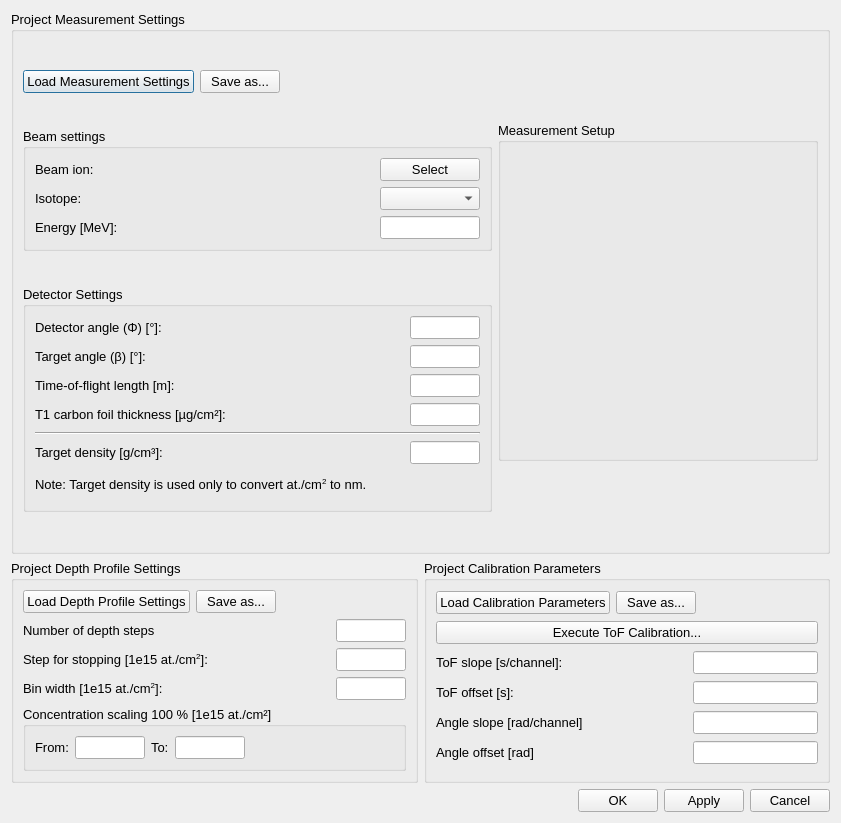
<?xml version="1.0" encoding="UTF-8"?>
<ui version="4.0">
 <class>Dialog</class>
 <widget class="QDialog" name="Dialog">
  <property name="geometry">
   <rect>
    <x>0</x>
    <y>0</y>
    <width>841</width>
    <height>823</height>
   </rect>
  </property>
  <property name="sizePolicy">
   <sizepolicy hsizetype="Fixed" vsizetype="Fixed">
    <horstretch>0</horstretch>
    <verstretch>0</verstretch>
   </sizepolicy>
  </property>
  <property name="font">
   <font>
    <pointsize>10</pointsize>
   </font>
  </property>
  <property name="windowTitle">
   <string>Define Project Settings</string>
  </property>
  <property name="sizeGripEnabled">
   <bool>false</bool>
  </property>
  <layout class="QVBoxLayout" name="verticalLayout_7">
   <item>
    <layout class="QVBoxLayout" name="verticalLayout_5">
     <property name="sizeConstraint">
      <enum>QLayout::SetNoConstraint</enum>
     </property>
     <item>
      <widget class="QGroupBox" name="groupBox_4">
       <property name="sizePolicy">
        <sizepolicy hsizetype="Preferred" vsizetype="Expanding">
         <horstretch>0</horstretch>
         <verstretch>0</verstretch>
        </sizepolicy>
       </property>
       <property name="title">
        <string>Project Measurement Settings</string>
       </property>
       <layout class="QHBoxLayout" name="horizontalLayout">
        <item>
         <layout class="QVBoxLayout" name="verticalLayout">
          <item>
           <layout class="QHBoxLayout" name="horizontalLayout_19">
            <item>
             <widget class="QPushButton" name="loadButton">
              <property name="sizePolicy">
               <sizepolicy hsizetype="Preferred" vsizetype="Fixed">
                <horstretch>0</horstretch>
                <verstretch>0</verstretch>
               </sizepolicy>
              </property>
              <property name="text">
               <string>Load Measurement Settings</string>
              </property>
             </widget>
            </item>
            <item>
             <widget class="QPushButton" name="saveButton">
              <property name="text">
               <string>Save as...</string>
              </property>
             </widget>
            </item>
            <item>
             <spacer name="horizontalSpacer_19">
              <property name="orientation">
               <enum>Qt::Horizontal</enum>
              </property>
              <property name="sizeHint" stdset="0">
               <size>
                <width>40</width>
                <height>20</height>
               </size>
              </property>
             </spacer>
            </item>
           </layout>
          </item>
          <item>
           <widget class="QGroupBox" name="groupBox_3">
            <property name="sizePolicy">
             <sizepolicy hsizetype="Expanding" vsizetype="Fixed">
              <horstretch>0</horstretch>
              <verstretch>0</verstretch>
             </sizepolicy>
            </property>
            <property name="title">
             <string>Beam settings</string>
            </property>
            <layout class="QVBoxLayout" name="verticalLayout_6">
             <item>
              <layout class="QHBoxLayout" name="horizontalLayout_25">
               <item>
                <widget class="QLabel" name="beamLabel_3">
                 <property name="text">
                  <string>Beam ion:</string>
                 </property>
                </widget>
               </item>
               <item>
                <spacer name="horizontalSpacer_25">
                 <property name="orientation">
                  <enum>Qt::Horizontal</enum>
                 </property>
                 <property name="sizeHint" stdset="0">
                  <size>
                   <width>40</width>
                   <height>20</height>
                  </size>
                 </property>
                </spacer>
               </item>
               <item>
                <widget class="QPushButton" name="elementButton">
                 <property name="minimumSize">
                  <size>
                   <width>100</width>
                   <height>0</height>
                  </size>
                 </property>
                 <property name="maximumSize">
                  <size>
                   <width>100</width>
                   <height>16777215</height>
                  </size>
                 </property>
                 <property name="text">
                  <string>Select</string>
                 </property>
                </widget>
               </item>
              </layout>
             </item>
             <item>
              <layout class="QHBoxLayout" name="horizontalLayout_26">
               <item>
                <widget class="QLabel" name="isotopeLabel">
                 <property name="enabled">
                  <bool>true</bool>
                 </property>
                 <property name="text">
                  <string>Isotope:</string>
                 </property>
                </widget>
               </item>
               <item>
                <spacer name="horizontalSpacer_26">
                 <property name="orientation">
                  <enum>Qt::Horizontal</enum>
                 </property>
                 <property name="sizeHint" stdset="0">
                  <size>
                   <width>40</width>
                   <height>20</height>
                  </size>
                 </property>
                </spacer>
               </item>
               <item>
                <widget class="QComboBox" name="isotopeComboBox">
                 <property name="enabled">
                  <bool>true</bool>
                 </property>
                 <property name="minimumSize">
                  <size>
                   <width>100</width>
                   <height>0</height>
                  </size>
                 </property>
                 <property name="maximumSize">
                  <size>
                   <width>100</width>
                   <height>16777215</height>
                  </size>
                 </property>
                </widget>
               </item>
              </layout>
             </item>
             <item>
              <layout class="QHBoxLayout" name="horizontalLayout_27">
               <item>
                <widget class="QLabel" name="label_20">
                 <property name="text">
                  <string>Energy [MeV]:</string>
                 </property>
                </widget>
               </item>
               <item>
                <spacer name="horizontalSpacer_27">
                 <property name="orientation">
                  <enum>Qt::Horizontal</enum>
                 </property>
                 <property name="sizeHint" stdset="0">
                  <size>
                   <width>40</width>
                   <height>20</height>
                  </size>
                 </property>
                </spacer>
               </item>
               <item>
                <widget class="QLineEdit" name="energyLineEdit">
                 <property name="minimumSize">
                  <size>
                   <width>0</width>
                   <height>0</height>
                  </size>
                 </property>
                 <property name="maximumSize">
                  <size>
                   <width>100</width>
                   <height>16777215</height>
                  </size>
                 </property>
                </widget>
               </item>
              </layout>
             </item>
            </layout>
           </widget>
          </item>
          <item>
           <widget class="QGroupBox" name="groupBox_2">
            <property name="sizePolicy">
             <sizepolicy hsizetype="Expanding" vsizetype="Fixed">
              <horstretch>0</horstretch>
              <verstretch>0</verstretch>
             </sizepolicy>
            </property>
            <property name="title">
             <string>Detector Settings</string>
            </property>
            <layout class="QGridLayout" name="gridLayout_3">
             <item row="8" column="0">
              <layout class="QHBoxLayout" name="horizontalLayout_20">
               <item>
                <widget class="QLabel" name="label_15">
                 <property name="text">
                  <string>Target density [g/cm³]:</string>
                 </property>
                </widget>
               </item>
               <item>
                <spacer name="horizontalSpacer_20">
                 <property name="orientation">
                  <enum>Qt::Horizontal</enum>
                 </property>
                 <property name="sizeHint" stdset="0">
                  <size>
                   <width>40</width>
                   <height>20</height>
                  </size>
                 </property>
                </spacer>
               </item>
               <item>
                <widget class="QLineEdit" name="targetDensityLineEdit">
                 <property name="minimumSize">
                  <size>
                   <width>70</width>
                   <height>0</height>
                  </size>
                 </property>
                 <property name="maximumSize">
                  <size>
                   <width>50</width>
                   <height>16777215</height>
                  </size>
                 </property>
                </widget>
               </item>
              </layout>
             </item>
             <item row="4" column="0">
              <layout class="QHBoxLayout" name="horizontalLayout_21">
               <item>
                <widget class="QLabel" name="label_16">
                 <property name="text">
                  <string>Target angle (β) [°]:</string>
                 </property>
                </widget>
               </item>
               <item>
                <spacer name="horizontalSpacer_21">
                 <property name="orientation">
                  <enum>Qt::Horizontal</enum>
                 </property>
                 <property name="sizeHint" stdset="0">
                  <size>
                   <width>40</width>
                   <height>20</height>
                  </size>
                 </property>
                </spacer>
               </item>
               <item>
                <widget class="QLineEdit" name="targetAngleLineEdit">
                 <property name="minimumSize">
                  <size>
                   <width>70</width>
                   <height>0</height>
                  </size>
                 </property>
                 <property name="maximumSize">
                  <size>
                   <width>50</width>
                   <height>16777215</height>
                  </size>
                 </property>
                </widget>
               </item>
              </layout>
             </item>
             <item row="3" column="0">
              <layout class="QHBoxLayout" name="horizontalLayout_22">
               <item>
                <widget class="QLabel" name="label_17">
                 <property name="text">
                  <string>Detector angle (Φ) [°]:</string>
                 </property>
                </widget>
               </item>
               <item>
                <spacer name="horizontalSpacer_22">
                 <property name="orientation">
                  <enum>Qt::Horizontal</enum>
                 </property>
                 <property name="sizeHint" stdset="0">
                  <size>
                   <width>40</width>
                   <height>20</height>
                  </size>
                 </property>
                </spacer>
               </item>
               <item>
                <widget class="QLineEdit" name="detectorAngleLineEdit">
                 <property name="minimumSize">
                  <size>
                   <width>70</width>
                   <height>0</height>
                  </size>
                 </property>
                 <property name="maximumSize">
                  <size>
                   <width>50</width>
                   <height>16777215</height>
                  </size>
                 </property>
                </widget>
               </item>
              </layout>
             </item>
             <item row="5" column="0">
              <layout class="QHBoxLayout" name="horizontalLayout_23">
               <item>
                <widget class="QLabel" name="label_18">
                 <property name="text">
                  <string>Time-of-flight length [m]:</string>
                 </property>
                </widget>
               </item>
               <item>
                <spacer name="horizontalSpacer_23">
                 <property name="orientation">
                  <enum>Qt::Horizontal</enum>
                 </property>
                 <property name="sizeHint" stdset="0">
                  <size>
                   <width>40</width>
                   <height>20</height>
                  </size>
                 </property>
                </spacer>
               </item>
               <item>
                <widget class="QLineEdit" name="TOFLengthLineEdit">
                 <property name="minimumSize">
                  <size>
                   <width>70</width>
                   <height>0</height>
                  </size>
                 </property>
                 <property name="maximumSize">
                  <size>
                   <width>50</width>
                   <height>16777215</height>
                  </size>
                 </property>
                </widget>
               </item>
              </layout>
             </item>
             <item row="6" column="0">
              <layout class="QHBoxLayout" name="horizontalLayout_24">
               <item>
                <widget class="QLabel" name="label_19">
                 <property name="text">
                  <string>T1 carbon foil thickness [µg/cm²]:</string>
                 </property>
                </widget>
               </item>
               <item>
                <spacer name="horizontalSpacer_24">
                 <property name="orientation">
                  <enum>Qt::Horizontal</enum>
                 </property>
                 <property name="sizeHint" stdset="0">
                  <size>
                   <width>40</width>
                   <height>20</height>
                  </size>
                 </property>
                </spacer>
               </item>
               <item>
                <widget class="QLineEdit" name="carbonFoilThicknessLineEdit">
                 <property name="minimumSize">
                  <size>
                   <width>70</width>
                   <height>0</height>
                  </size>
                 </property>
                 <property name="maximumSize">
                  <size>
                   <width>50</width>
                   <height>16777215</height>
                  </size>
                 </property>
                </widget>
               </item>
              </layout>
             </item>
             <item row="7" column="0">
              <widget class="Line" name="line">
               <property name="orientation">
                <enum>Qt::Horizontal</enum>
               </property>
              </widget>
             </item>
             <item row="9" column="0">
              <widget class="QLabel" name="label">
               <property name="text">
                <string>&lt;html&gt;&lt;head/&gt;&lt;body&gt;&lt;p&gt;Note: Target density is used only to convert at./cm&lt;span style=&quot; vertical-align:super;&quot;&gt;2&lt;/span&gt; to nm.&lt;/p&gt;&lt;/body&gt;&lt;/html&gt;</string>
               </property>
               <property name="wordWrap">
                <bool>true</bool>
               </property>
              </widget>
             </item>
            </layout>
           </widget>
          </item>
         </layout>
        </item>
        <item>
         <layout class="QVBoxLayout" name="verticalLayout_2">
          <item>
           <widget class="QGroupBox" name="groupBox">
            <property name="minimumSize">
             <size>
              <width>320</width>
              <height>339</height>
             </size>
            </property>
            <property name="maximumSize">
             <size>
              <width>320</width>
              <height>339</height>
             </size>
            </property>
            <property name="title">
             <string>Measurement Setup</string>
            </property>
            <layout class="QVBoxLayout" name="verticalLayout_3">
             <item>
              <widget class="QLabel" name="picture">
               <property name="text">
                <string/>
               </property>
              </widget>
             </item>
            </layout>
           </widget>
          </item>
         </layout>
        </item>
       </layout>
      </widget>
     </item>
     <item>
      <layout class="QHBoxLayout" name="horizontalLayout_2">
       <item>
        <widget class="QGroupBox" name="groupBox_6">
         <property name="title">
          <string>Project Depth Profile Settings</string>
         </property>
         <layout class="QGridLayout" name="gridLayout">
          <item row="0" column="0">
           <layout class="QHBoxLayout" name="horizontalLayout_30">
            <item>
             <widget class="QPushButton" name="loadDepthProfileSettingsButton">
              <property name="sizePolicy">
               <sizepolicy hsizetype="Preferred" vsizetype="Fixed">
                <horstretch>0</horstretch>
                <verstretch>0</verstretch>
               </sizepolicy>
              </property>
              <property name="text">
               <string>Load Depth Profile Settings</string>
              </property>
             </widget>
            </item>
            <item>
             <widget class="QPushButton" name="saveDepthProfileSettingsButton">
              <property name="text">
               <string>Save as...</string>
              </property>
             </widget>
            </item>
            <item>
             <spacer name="horizontalSpacer_30">
              <property name="orientation">
               <enum>Qt::Horizontal</enum>
              </property>
              <property name="sizeHint" stdset="0">
               <size>
                <width>40</width>
                <height>20</height>
               </size>
              </property>
             </spacer>
            </item>
           </layout>
          </item>
          <item row="7" column="0">
           <layout class="QHBoxLayout" name="horizontalLayout_31">
            <item>
             <widget class="QLabel" name="label_22">
              <property name="text">
               <string>&lt;html&gt;&lt;head/&gt;&lt;body&gt;&lt;p&gt;Bin width [1e15 at./cm&lt;span style=&quot; vertical-align:super;&quot;&gt;2&lt;/span&gt;]:&lt;/p&gt;&lt;/body&gt;&lt;/html&gt;</string>
              </property>
             </widget>
            </item>
            <item>
             <spacer name="horizontalSpacer_31">
              <property name="orientation">
               <enum>Qt::Horizontal</enum>
              </property>
              <property name="sizeHint" stdset="0">
               <size>
                <width>40</width>
                <height>20</height>
               </size>
              </property>
             </spacer>
            </item>
            <item>
             <widget class="QLineEdit" name="depthStepForOutputLineEdit">
              <property name="minimumSize">
               <size>
                <width>70</width>
                <height>0</height>
               </size>
              </property>
              <property name="maximumSize">
               <size>
                <width>70</width>
                <height>16777215</height>
               </size>
              </property>
             </widget>
            </item>
           </layout>
          </item>
          <item row="6" column="0">
           <layout class="QHBoxLayout" name="horizontalLayout_28">
            <item>
             <widget class="QLabel" name="label_21">
              <property name="text">
               <string>&lt;html&gt;&lt;head/&gt;&lt;body&gt;&lt;p&gt;Step for stopping [1e15 at./cm&lt;span style=&quot; vertical-align:super;&quot;&gt;2&lt;/span&gt;]:&lt;/p&gt;&lt;/body&gt;&lt;/html&gt;</string>
              </property>
             </widget>
            </item>
            <item>
             <spacer name="horizontalSpacer_28">
              <property name="orientation">
               <enum>Qt::Horizontal</enum>
              </property>
              <property name="sizeHint" stdset="0">
               <size>
                <width>40</width>
                <height>20</height>
               </size>
              </property>
             </spacer>
            </item>
            <item>
             <widget class="QLineEdit" name="depthStepForStoppingLineEdit">
              <property name="minimumSize">
               <size>
                <width>70</width>
                <height>0</height>
               </size>
              </property>
              <property name="maximumSize">
               <size>
                <width>70</width>
                <height>16777215</height>
               </size>
              </property>
             </widget>
            </item>
           </layout>
          </item>
          <item row="3" column="0">
           <layout class="QHBoxLayout" name="horizontalLayout_5">
            <item>
             <widget class="QLabel" name="label_4">
              <property name="text">
               <string>Number of depth steps</string>
              </property>
             </widget>
            </item>
            <item>
             <spacer name="horizontalSpacer_3">
              <property name="orientation">
               <enum>Qt::Horizontal</enum>
              </property>
              <property name="sizeHint" stdset="0">
               <size>
                <width>40</width>
                <height>20</height>
               </size>
              </property>
             </spacer>
            </item>
            <item>
             <widget class="QLineEdit" name="numberOfDepthStepsLineEdit">
              <property name="minimumSize">
               <size>
                <width>70</width>
                <height>0</height>
               </size>
              </property>
              <property name="maximumSize">
               <size>
                <width>70</width>
                <height>16777215</height>
               </size>
              </property>
             </widget>
            </item>
           </layout>
          </item>
          <item row="8" column="0">
           <layout class="QHBoxLayout" name="horizontalLayout_32">
            <item>
             <widget class="QGroupBox" name="groupBox_7">
              <property name="title">
               <string>Concentration scaling 100 % [1e15 at./cm²]</string>
              </property>
              <layout class="QGridLayout" name="gridLayout_2">
               <item row="0" column="0">
                <layout class="QHBoxLayout" name="horizontalLayout_4">
                 <item>
                  <widget class="QLabel" name="label_2">
                   <property name="text">
                    <string>&lt;html&gt;&lt;head/&gt;&lt;body&gt;&lt;p&gt;From:&lt;/p&gt;&lt;/body&gt;&lt;/html&gt;</string>
                   </property>
                  </widget>
                 </item>
                 <item>
                  <widget class="QLineEdit" name="depthsForConcentrationScalingLineEdit_1">
                   <property name="minimumSize">
                    <size>
                     <width>70</width>
                     <height>0</height>
                    </size>
                   </property>
                   <property name="maximumSize">
                    <size>
                     <width>70</width>
                     <height>16777215</height>
                    </size>
                   </property>
                  </widget>
                 </item>
                 <item>
                  <widget class="QLabel" name="label_3">
                   <property name="text">
                    <string>To:</string>
                   </property>
                  </widget>
                 </item>
                 <item>
                  <widget class="QLineEdit" name="depthsForConcentrationScalingLineEdit_2">
                   <property name="minimumSize">
                    <size>
                     <width>70</width>
                     <height>0</height>
                    </size>
                   </property>
                   <property name="maximumSize">
                    <size>
                     <width>70</width>
                     <height>16777215</height>
                    </size>
                   </property>
                  </widget>
                 </item>
                 <item>
                  <spacer name="horizontalSpacer_2">
                   <property name="orientation">
                    <enum>Qt::Horizontal</enum>
                   </property>
                   <property name="sizeHint" stdset="0">
                    <size>
                     <width>40</width>
                     <height>20</height>
                    </size>
                   </property>
                  </spacer>
                 </item>
                </layout>
               </item>
              </layout>
             </widget>
            </item>
           </layout>
          </item>
         </layout>
        </widget>
       </item>
       <item>
        <widget class="QGroupBox" name="groupBox_5">
         <property name="title">
          <string>Project Calibration Parameters</string>
         </property>
         <layout class="QVBoxLayout" name="verticalLayout_4">
          <item>
           <layout class="QHBoxLayout" name="horizontalLayout_29">
            <item>
             <widget class="QPushButton" name="loadCalibrationParametersButton">
              <property name="sizePolicy">
               <sizepolicy hsizetype="Preferred" vsizetype="Fixed">
                <horstretch>0</horstretch>
                <verstretch>0</verstretch>
               </sizepolicy>
              </property>
              <property name="text">
               <string>Load Calibration Parameters</string>
              </property>
             </widget>
            </item>
            <item>
             <widget class="QPushButton" name="saveCalibrationParametersButton">
              <property name="text">
               <string>Save as...</string>
              </property>
             </widget>
            </item>
            <item>
             <spacer name="horizontalSpacer_29">
              <property name="orientation">
               <enum>Qt::Horizontal</enum>
              </property>
              <property name="sizeHint" stdset="0">
               <size>
                <width>40</width>
                <height>20</height>
               </size>
              </property>
             </spacer>
            </item>
           </layout>
          </item>
          <item>
           <widget class="QPushButton" name="executeCalibrationButton">
            <property name="text">
             <string>Execute ToF Calibration...</string>
            </property>
           </widget>
          </item>
          <item>
           <layout class="QHBoxLayout" name="horizontalLayout_9">
            <item>
             <widget class="QLabel" name="label_9">
              <property name="text">
               <string>ToF slope [s/channel]:</string>
              </property>
             </widget>
            </item>
            <item>
             <spacer name="horizontalSpacer_9">
              <property name="orientation">
               <enum>Qt::Horizontal</enum>
              </property>
              <property name="sizeHint" stdset="0">
               <size>
                <width>40</width>
                <height>20</height>
               </size>
              </property>
             </spacer>
            </item>
            <item>
             <widget class="QLineEdit" name="slopeLineEdit">
              <property name="minimumSize">
               <size>
                <width>125</width>
                <height>0</height>
               </size>
              </property>
              <property name="maximumSize">
               <size>
                <width>125</width>
                <height>16777215</height>
               </size>
              </property>
             </widget>
            </item>
           </layout>
          </item>
          <item>
           <layout class="QHBoxLayout" name="horizontalLayout_10">
            <item>
             <widget class="QLabel" name="label_10">
              <property name="text">
               <string>ToF offset [s]:</string>
              </property>
             </widget>
            </item>
            <item>
             <spacer name="horizontalSpacer_10">
              <property name="orientation">
               <enum>Qt::Horizontal</enum>
              </property>
              <property name="sizeHint" stdset="0">
               <size>
                <width>40</width>
                <height>20</height>
               </size>
              </property>
             </spacer>
            </item>
            <item>
             <widget class="QLineEdit" name="offsetLineEdit">
              <property name="minimumSize">
               <size>
                <width>125</width>
                <height>0</height>
               </size>
              </property>
              <property name="maximumSize">
               <size>
                <width>125</width>
                <height>16777215</height>
               </size>
              </property>
             </widget>
            </item>
           </layout>
          </item>
          <item>
           <layout class="QHBoxLayout" name="horizontalLayout_6">
            <item>
             <widget class="QLabel" name="label_5">
              <property name="text">
               <string>Angle slope [rad/channel]</string>
              </property>
             </widget>
            </item>
            <item>
             <spacer name="horizontalSpacer_4">
              <property name="orientation">
               <enum>Qt::Horizontal</enum>
              </property>
              <property name="sizeHint" stdset="0">
               <size>
                <width>40</width>
                <height>20</height>
               </size>
              </property>
             </spacer>
            </item>
            <item>
             <widget class="QLineEdit" name="angleSlopeLineEdit">
              <property name="minimumSize">
               <size>
                <width>125</width>
                <height>0</height>
               </size>
              </property>
              <property name="maximumSize">
               <size>
                <width>125</width>
                <height>16777215</height>
               </size>
              </property>
             </widget>
            </item>
           </layout>
          </item>
          <item>
           <layout class="QHBoxLayout" name="horizontalLayout_7">
            <item>
             <widget class="QLabel" name="label_6">
              <property name="text">
               <string>Angle offset [rad]</string>
              </property>
             </widget>
            </item>
            <item>
             <spacer name="horizontalSpacer_5">
              <property name="orientation">
               <enum>Qt::Horizontal</enum>
              </property>
              <property name="sizeHint" stdset="0">
               <size>
                <width>40</width>
                <height>20</height>
               </size>
              </property>
             </spacer>
            </item>
            <item>
             <widget class="QLineEdit" name="angleOffsetLineEdit">
              <property name="minimumSize">
               <size>
                <width>125</width>
                <height>0</height>
               </size>
              </property>
              <property name="maximumSize">
               <size>
                <width>125</width>
                <height>16777215</height>
               </size>
              </property>
             </widget>
            </item>
           </layout>
          </item>
         </layout>
        </widget>
       </item>
      </layout>
     </item>
    </layout>
   </item>
   <item>
    <layout class="QHBoxLayout" name="horizontalLayout_3">
     <item>
      <spacer name="horizontalSpacer">
       <property name="orientation">
        <enum>Qt::Horizontal</enum>
       </property>
       <property name="sizeHint" stdset="0">
        <size>
         <width>40</width>
         <height>20</height>
        </size>
       </property>
      </spacer>
     </item>
     <item>
      <widget class="QPushButton" name="OKButton">
       <property name="text">
        <string>OK</string>
       </property>
      </widget>
     </item>
     <item>
      <widget class="QPushButton" name="applyButton">
       <property name="text">
        <string>Apply</string>
       </property>
      </widget>
     </item>
     <item>
      <widget class="QPushButton" name="cancelButton">
       <property name="text">
        <string>Cancel</string>
       </property>
      </widget>
     </item>
    </layout>
   </item>
  </layout>
 </widget>
 <tabstops>
  <tabstop>loadButton</tabstop>
  <tabstop>saveButton</tabstop>
  <tabstop>elementButton</tabstop>
  <tabstop>isotopeComboBox</tabstop>
  <tabstop>energyLineEdit</tabstop>
  <tabstop>detectorAngleLineEdit</tabstop>
  <tabstop>targetAngleLineEdit</tabstop>
  <tabstop>TOFLengthLineEdit</tabstop>
  <tabstop>carbonFoilThicknessLineEdit</tabstop>
  <tabstop>targetDensityLineEdit</tabstop>
  <tabstop>loadDepthProfileSettingsButton</tabstop>
  <tabstop>saveDepthProfileSettingsButton</tabstop>
  <tabstop>depthStepForStoppingLineEdit</tabstop>
  <tabstop>depthStepForOutputLineEdit</tabstop>
  <tabstop>depthsForConcentrationScalingLineEdit_1</tabstop>
  <tabstop>depthsForConcentrationScalingLineEdit_2</tabstop>
  <tabstop>loadCalibrationParametersButton</tabstop>
  <tabstop>saveCalibrationParametersButton</tabstop>
  <tabstop>executeCalibrationButton</tabstop>
  <tabstop>slopeLineEdit</tabstop>
  <tabstop>offsetLineEdit</tabstop>
  <tabstop>OKButton</tabstop>
  <tabstop>applyButton</tabstop>
  <tabstop>cancelButton</tabstop>
 </tabstops>
 <resources/>
 <connections/>
</ui>
